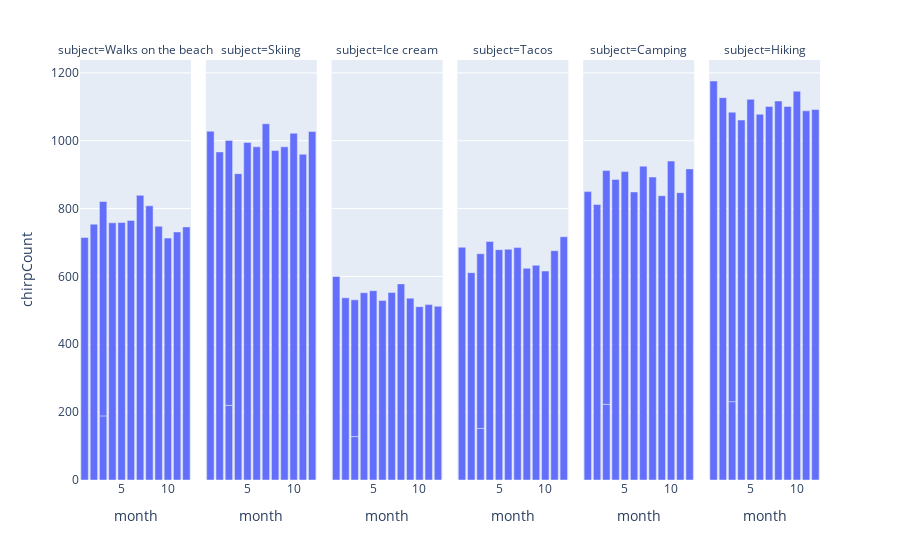

Here is the notebook cell this chart was saved with:
### Markdown cell above
### Better. Now we can graph our Data

### Code cell
fig = px.bar(df, x='month', y='chirpCount', facet_col='subject')
fig.show()

### Figure 1 — Plotly figure (JSON) as saved in the notebook; plotly's stock layout.template omitted (floating-point values rounded to 4 significant figures)
{"data": [{"alignmentgroup": "True", "hovertemplate": "subject=Walks on the beach<br>month=%{x}<br>chirpCount=%{y}<extra></extra>", "legendgroup": "", "marker": {"color": "#636efa", "pattern": {"shape": ""}}, "name": "", "offsetgroup": "", "orientation": "v", "showlegend": false, "textposition": "auto", "type": "bar", "x": [2, 6, 3, 1, 3, 10, 9, 12, 8, 7, 5, 4, 11], "xaxis": "x", "y": [754, 765, 189, 715, 632, 713, 748, 746, 808, 839, 759, 758, 731], "yaxis": "y"}, {"alignmentgroup": "True", "hovertemplate": "subject=Skiing<br>month=%{x}<br>chirpCount=%{y}<extra></extra>", "legendgroup": "", "marker": {"color": "#636efa", "pattern": {"shape": ""}}, "name": "", "offsetgroup": "", "orientation": "v", "showlegend": false, "textposition": "auto", "type": "bar", "x": [10, 2, 8, 9, 3, 6, 11, 3, 5, 4, 12, 7, 1], "xaxis": "x2", "y": [1022, 967, 971, 982, 220, 982, 960, 781, 995, 903, 1027, 1050, 1028], "yaxis": "y2"}, {"alignmentgroup": "True", "hovertemplate": "subject=Ice cream<br>month=%{x}<br>chirpCount=%{y}<extra></extra>", "legendgroup": "", "marker": {"color": "#636efa", "pattern": {"shape": ""}}, "name": "", "offsetgroup": "", "orientation": "v", "showlegend": false, "textposition": "auto", "type": "bar", "x": [8, 1, 10, 3, 12, 11, 2, 4, 6, 3, 7, 5, 9], "xaxis": "x3", "y": [578, 600, 511, 128, 512, 517, 537, 552, 529, 403, 553, 558, 536], "yaxis": "y3"}, {"alignmentgroup": "True", "hovertemplate": "subject=Tacos<br>month=%{x}<br>chirpCount=%{y}<extra></extra>", "legendgroup": "", "marker": {"color": "#636efa", "pattern": {"shape": ""}}, "name": "", "offsetgroup": "", "orientation": "v", "showlegend": false, "textposition": "auto", "type": "bar", "x": [7, 12, 3, 9, 1, 11, 4, 8, 5, 10, 6, 2, 3], "xaxis": "x4", "y": [685, 717, 152, 633, 686, 676, 703, 624, 679, 616, 680, 611, 515], "yaxis": "y4"}, {"alignmentgroup": "True", "hovertemplate": "subject=Camping<br>month=%{x}<br>chirpCount=%{y}<extra></extra>", "legendgroup": "", "marker": {"color": "#636efa", "pattern": {"shape": ""}}, "name": "", "offsetgroup": "", "orientation": "v", "showlegend": false, "textposition": "auto", "type": "bar", "x": [9, 3, 1, 7, 5, 12, 11, 6, 10, 8, 4, 3, 2], "xaxis": "x5", "y": [838, 223, 850, 925, 909, 917, 847, 849, 940, 893, 886, 689, 812], "yaxis": "y5"}, {"alignmentgroup": "True", "hovertemplate": "subject=Hiking<br>month=%{x}<br>chirpCount=%{y}<extra></extra>", "legendgroup": "", "marker": {"color": "#636efa", "pattern": {"shape": ""}}, "name": "", "offsetgroup": "", "orientation": "v", "showlegend": false, "textposition": "auto", "type": "bar", "x": [7, 3, 1, 11, 2, 9, 4, 8, 5, 6, 3, 12, 10], "xaxis": "x6", "y": [1101, 231, 1176, 1088, 1127, 1101, 1061, 1117, 1122, 1078, 853, 1092, 1146], "yaxis": "y6"}], "layout": {"annotations": [{"font": {}, "showarrow": false, "text": "subject=Walks on the beach", "x": 0.075, "xanchor": "center", "xref": "paper", "y": 1, "yanchor": "bottom", "yref": "paper"}, {"font": {}, "showarrow": false, "text": "subject=Skiing", "x": 0.245, "xanchor": "center", "xref": "paper", "y": 1, "yanchor": "bottom", "yref": "paper"}, {"font": {}, "showarrow": false, "text": "subject=Ice cream", "x": 0.415, "xanchor": "center", "xref": "paper", "y": 1, "yanchor": "bottom", "yref": "paper"}, {"font": {}, "showarrow": false, "text": "subject=Tacos", "x": 0.585, "xanchor": "center", "xref": "paper", "y": 1, "yanchor": "bottom", "yref": "paper"}, {"font": {}, "showarrow": false, "text": "subject=Camping", "x": 0.755, "xanchor": "center", "xref": "paper", "y": 1, "yanchor": "bottom", "yref": "paper"}, {"font": {}, "showarrow": false, "text": "subject=Hiking", "x": 0.925, "xanchor": "center", "xref": "paper", "y": 1, "yanchor": "bottom", "yref": "paper"}], "barmode": "relative", "legend": {"tracegroupgap": 0}, "margin": {"t": 60}, "xaxis": {"anchor": "y", "domain": [0, 0.15], "title": {"text": "month"}}, "xaxis2": {"anchor": "y2", "domain": [0.17, 0.32], "matches": "x", "title": {"text": "month"}}, "xaxis3": {"anchor": "y3", "domain": [0.34, 0.49], "matches": "x", "title": {"text": "month"}}, "xaxis4": {"anchor": "y4", "domain": [0.51, 0.66], "matches": "x", "title": {"text": "month"}}, "xaxis5": {"anchor": "y5", "domain": [0.68, 0.83], "matches": "x", "title": {"text": "month"}}, "xaxis6": {"anchor": "y6", "domain": [0.85, 1], "matches": "x", "title": {"text": "month"}}, "yaxis": {"anchor": "x", "domain": [0, 1], "title": {"text": "chirpCount"}}, "yaxis2": {"anchor": "x2", "domain": [0, 1], "matches": "y", "showticklabels": false}, "yaxis3": {"anchor": "x3", "domain": [0, 1], "matches": "y", "showticklabels": false}, "yaxis4": {"anchor": "x4", "domain": [0, 1], "matches": "y", "showticklabels": false}, "yaxis5": {"anchor": "x5", "domain": [0, 1], "matches": "y", "showticklabels": false}, "yaxis6": {"anchor": "x6", "domain": [0, 1], "matches": "y", "showticklabels": false}}}
